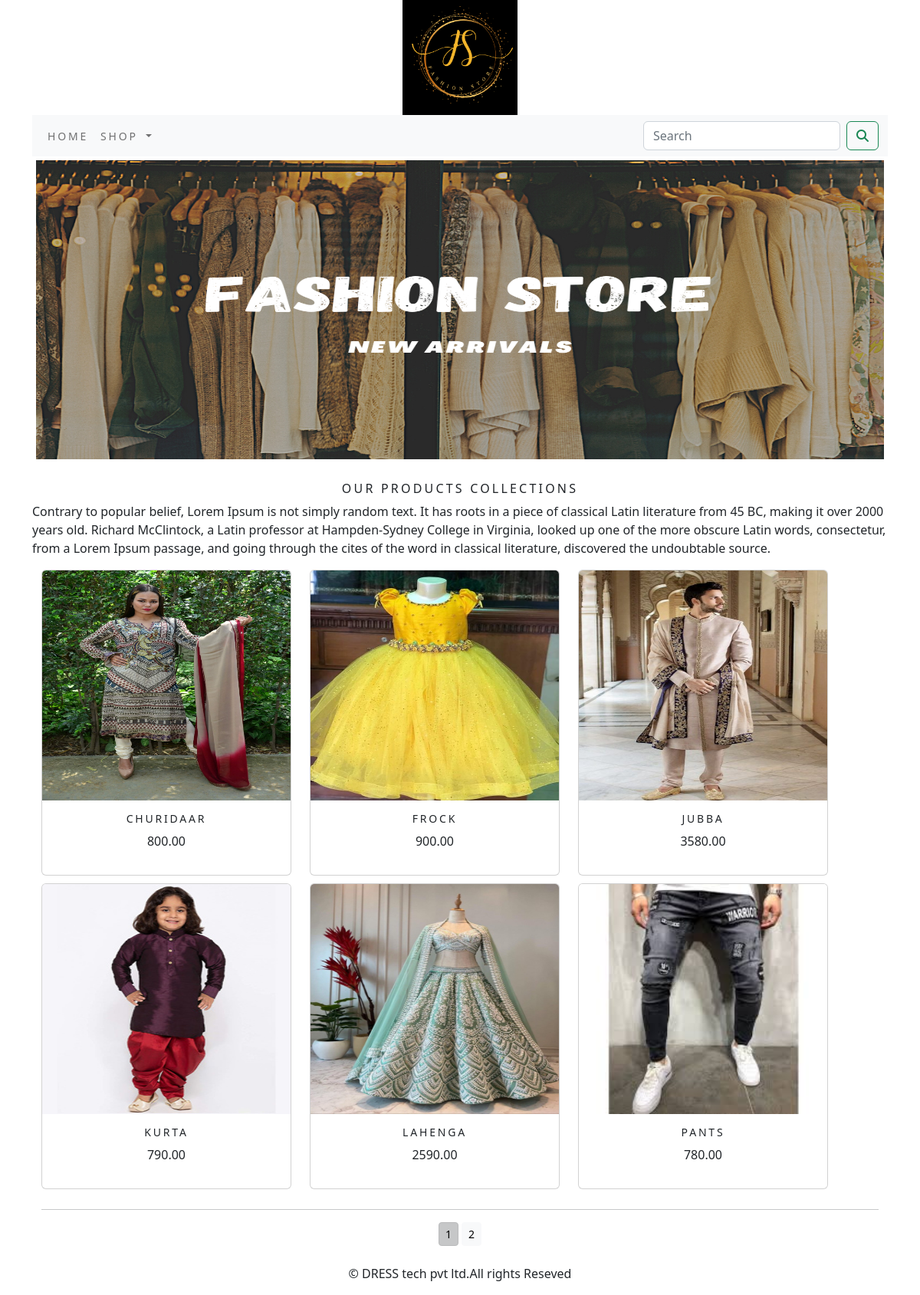
The app's page /shop/ with its own data.
### dressapp/models.py (models this page shows, shortened)
class Product(models.Model):
    name=models.CharField(max_length=250,unique=True)
    slug=models.SlugField(max_length=250,unique=True)
    description=models.TextField(blank=True)
    price=models.DecimalField(max_digits=10,decimal_places=2)
    category=models.ForeignKey(Category,on_delete=models.CASCADE)
    image=models.ImageField(upload_to='product',blank=True)
    stock=models.IntegerField()
    available=models.BooleanField(default=True)
    created=models.DateTimeField(auto_now_add=True)
    updated=models.DateTimeField(auto_now=True)
    class Meta:
        ordering = ('name',)
        verbose_name = 'product'
        verbose_name_plural = 'products'
    def get_url(self):
        return reverse('dressapp:prctCatdetail',args=[self.category.slug,self.slug])

### dressapp/views.py (the view)
# urls.py: path('', views.allPrctCat,name='allPrctCat'),
def allPrctCat(request, c_slug=None):
    c_page = None
    products_list= None
    if c_slug != None:
        c_page = get_object_or_404(Category, slug=c_slug)
        products_list = Product.objects.all().filter(category=c_page, available=True)
    else:
        products_list = Product.objects.all().filter(available=True)
    paginator=Paginator(products_list,6)
    try:
        page=int(request.GET.get('page','1'))
    except:
        page=1
    try:
        products=paginator.page(page)
    except (EmptyPage,InvalidPage):
        products=paginator.page(paginator.num_pages)
    return render(request, "category.html", {'category':c_page, 'products': products})

### cart/context_processors.py (called while the page is built)
def counter(request):
    item_count=0
    if 'admin' in request.path:
        return   {}
    else:
        try:
            cart=Cart.objects.filter(cart_id=_cart_id(request))
            cart_items=CartItem.objects.all().filter(cart=cart[:1])
            for cart_item in cart_items:
                 item_count += cart_item.quantity
        except Cart.DoesNotExist:
            item_count =0
    return dict(item_count=item_count)

### cart/views.py (called while the page is built)
def _cart_id(request):
    cart=request.session.session_key
    if not cart:
        cart=request.session.create()
    return cart

### dressapp/context_processors.py (called while the page is built)
def menu_links(request):
    links=Category.objects.all()
    return dict(links=links)

### dressapp/models.py (called while the page is built)
    def get_url(self):
        return reverse('dressapp:products_by_category', args=[self.slug])

### Templates/category.html (shortened to what this page needs)
{% extends 'base.html' %}
{% load static %}
{% block content %}
<div class="mx_auto">
  {% if category %}
     <img class="my_image" src="{{category.image.url}}" alt="{{category.name}}" style="height:400px; width:500px;">
</div>
<br>
<div>
  <h1 class="text-center my_title">{{category.name}}</h1>
  <p class="text-justify">{{category.description}}</p>
</div>
  {% else %}
      <div>
        <img  class="my_image  my_image_padding" src="{% static 'img/ban.png' %}" alt="our products" style="height:400px;">
      </div>
      <br>
      <div>
        <h1 class="text-center my_title">OUR PRODUCTS COLLECTIONS </h1>
        <p class="text-justify">Contrary to popular belief, Lorem Ipsum is not simply random text. It has roots in a piece of classical Latin literature from 45 BC, making it over 2000 years old. Richard McClintock, a Latin professor at Hampden-Sydney College in Virginia, looked up one of the more obscure Latin words, consectetur, from a Lorem Ipsum passage, and going through the cites of the word in classical literature, discovered the undoubtable source.</p>
      </div>
  {% endif %}
<div class="container">
  <div class="row mx_auto">
    {% for product in products.object_list %}
    <div class="my_bottom_margin col-9 col-md-4 col-md-4 col-md-12 col-lg-4" style="width:350px;">
      <div class="card text-center" >
        <a href="{{product.get_url}}"><img class="card-img-top my_image"  src="{{product.image.url}}" alt="{{product.name}}" style=" height:300px;"></a>
        <div class="card-body" >
          <h4>{{product.name}}</h4>
          <p>{{product.price}}</p>
        </div>
      </div>
    </div>
    {% endfor %}
  </div>
    <div>
        <div class="mx_auto">
            {% if products.paginator.num_pages > 1 %}
            <hr>
            <div class="text-center">
                {% for pg in products.paginator.page_range %}
                   <a href="?page={{pg}}"  class="btn btn-light btn-sm {% if products.number == pg %} active {% endif %}">{{pg}}</a>
                {% endfor %}
            </div>
            {% endif %}
        </div>
        <br>
    </div>
</div>
{% endblock %}

### Templates/base.html (shortened to what this page needs)
{% load static %}
<!DOCTYPE html>
<html lang="en">
<head>
    <link rel="stylesheet" href="{% static 'css/custom.css' %}">
    <link href="{% static 'css/bootstrap.min.css' %}" rel="stylesheet" >
</head>
<body>
    <div class="container">
{% include 'header.html' %}
{% include 'navbar.html' %}
{% block content %}
{% endblock %}
     </div>
{% include 'footer.html' %}
</body>
</html>

### Templates/header.html
{% load static %}
<header>
    <center>
         <a href="{% url 'dressapp:allPrctCat' %}" > <img src="{% static 'img/log.png' %}" alt="logimage" width="150px;" height="150px;"><br>
    </center>
</header>

### Templates/navbar.html (shortened to what this page needs)
<nav class="navbar navbar-expand-lg bg-light">
  <div class="container-fluid">
    <div class="collapse navbar-collapse" id="navbarSupportedContent">
      <ul class="navbar-nav me-auto mb-2 mb-lg-0">
        <li class="nav-item">
          <a class="nav-link" href="#">Home</a>
        </li>
        <li class="nav-item dropdown {% if 'dressapp' in request.path %} active {% endif %}">
          <a class="nav-link dropdown-toggle" href="#" role="button" data-bs-toggle="dropdown" aria-expanded="false">
            Shop
          </a>
        </li>
      </ul>
      <form class="d-flex" action="{% url 'searchapp:SearchResult' %}"  method="get">
        <input class="form-control me-2" type="search" placeholder="Search" name="q" aria-label="Search">
        <button class="btn btn-outline-success" type="submit"><i class="fa fa-search" ></i></button>
      </form>
    </div>
  </div>
</nav>

### Templates/footer.html
<div class="footer navbar-fixed-bottom">
    <p class="text-center">&copy;  DRESS tech pvt ltd.All rights Reseved</p>
</div>

### static/css/custom.css (style rules this page uses)
body { font-family: 'Oswald', sans-serif; }
.nav-item { letter-spacing : .2em; font-size : 14px; text-transform : uppercase; }
.my_image { width:100%; height:auto; }
.my_title { font-size:16px; text_transform:uppercase; letter-spacing:.2em; }
.my_image_padding { padding:5px; }
.my_bottom_margin { margin-bottom:10px; }
.card-body h4 { font-size:14px; text-transform:uppercase; letter-spacing:.2em }

### records on screen
Product: image (picture), name "CHURIDAAR", price "800.00"
Product: image (picture), name "FROCK", price "900.00"
Product: image (picture), name "JUBBA", price "3580.00"
Product: image (picture), name "KURTA", price "790.00"
Product: image (picture), name "LAHENGA", price "2590.00"
Product: image (picture), name "PANTS", price "780.00"

### other values on screen
{{ pg }} "1" "2"
